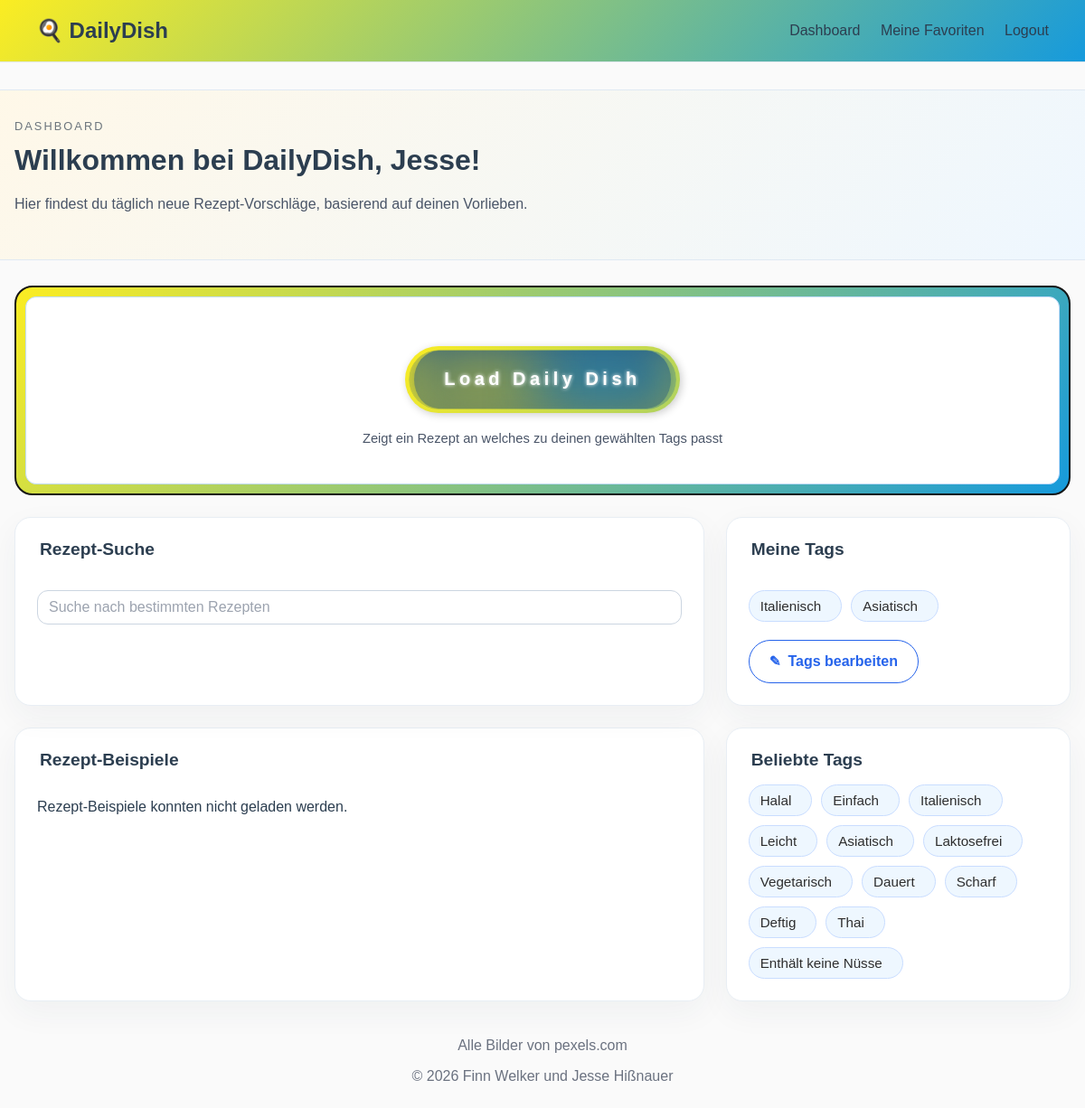
The app's page /dashboard (signed in) with its own data.
### models/user.py (models this page shows)
class User(Base):
    __tablename__ = "users"
    id = Column(Integer, primary_key=True, index=True)
    name = Column(String, unique=True, nullable=False)
    password = Column(String, nullable=False)
    tags = relationship("Tag", secondary="user_tags")
    favourite_recipes = relationship("Recipe", secondary="favourites")
    suggestion_history = relationship("SuggestionHistory")

### models/tag.py (models this page shows)
class Tag(Base):
    __tablename__ = "tags"
    id = Column(Integer, primary_key=True, index=True)
    name = Column(String, nullable=False)
    is_required = Column(Boolean, default=False, nullable=False)
    recipes = relationship("Recipe", secondary="recipe_tags", back_populates="tags")

### main.py (the view)
@app.get("/dashboard")
def dashboard(request: Request, db: Session = Depends(get_db)):
    user_id = request.cookies.get("user_id")
    current_user = None
    if user_id:
        try:
            user_id_value = int(user_id)
        except ValueError:
            user_id_value = None
        if user_id_value is not None:
            current_user = db.query(User).options(selectinload(User.tags)).filter(User.id == user_id_value).first()
            if current_user and not current_user.tags:
                return RedirectResponse(url="/choose-tags", status_code=303)
    request.state.user = current_user
    popularity_expr = (
        func.count(distinct(join_tables.user_tags.c.user_id))
        + func.count(distinct(join_tables.recipe_tags.c.recipe_id))
    )
    popular_tag_rows = (
        db.query(
            tag.Tag.name.label("name"),
            popularity_expr.label("usage_count"),
        )
        .outerjoin(join_tables.user_tags, tag.Tag.id == join_tables.user_tags.c.tag_id)
        .outerjoin(join_tables.recipe_tags, tag.Tag.id == join_tables.recipe_tags.c.tag_id)
        .group_by(tag.Tag.id, tag.Tag.name)
        .order_by(popularity_expr.desc(), tag.Tag.name.asc())
        .limit(12)
        .all()
    )
    popular_tags = [row.name for row in popular_tag_rows if row.name]
    return templates.TemplateResponse(
        request,
        "dashboard.html",
        {"request": request, "popular_tags": popular_tags},
    )

### templates/dashboard.html (shortened to what this page needs)
{% extends "base.html" %}
{% block content %}
<section class="dashboard-hero">
    <div>
        <div class="eyebrow">Dashboard</div>
        {% if user %}
            <h2>Willkommen bei DailyDish, {{ user.name }}!</h2>
        {% else %}
            <h2>Willkommen bei DailyDish</h2>
        {% endif %}
        <p>Hier findest du täglich neue Rezept-Vorschläge, basierend auf deinen Vorlieben.</p>
    </div>
</section>
{% if is_logged_in and user %}
<section class="daily-dish-section">
    <div class="daily-dish-card">
        <div class="daily-dish-inner-card">
            <div class="daily-dish-cta">
                <button id="load-daily-dish-button" class="daily-dish-button" type="button" data-user-id="{{ user.id }}">
                    <strong class="daily-dish-button-label">Load Daily Dish</strong>
                    <span class="daily-dish-stars-container" aria-hidden="true">
                    </span>
                    <span class="daily-dish-glow" aria-hidden="true">
                        <span class="daily-dish-circle"></span>
                        <span class="daily-dish-circle"></span>
                    </span>
                </button>
                <p class="daily-dish-cta-note">Zeigt ein Rezept an welches zu deinen gewählten Tags passt</p>
            </div>
        </div>
    </div>
</section>
{% endif %}
<section id="dashboard-content-stack" {% if user %}data-user-id="{{ user.id }}"{% endif %}>
    <div class="dashboard-top-grid">
        <div class="card recipe-search-card">
            <h3>Rezept-Suche</h3>
            <div class="recipe-search-field-wrap">
                <input id="recipe-search-input" class="recipe-search-input" type="text" placeholder="Suche nach bestimmten Rezepten" autocomplete="off">
            </div>
        </div>
        {% if is_logged_in and user %}
        <div class="card my-tags-card">
            <h3>Meine Tags</h3>
            {% if user.tags %}
            <div id="my-tags-list" class="tag-pill-list">
                {% for tag in user.tags %}
                <span class="tag-pill">{{ tag.name }}</span>
                {% endfor %}
            </div>
            {% else %}
            <div id="my-tags-list" class="tag-pill-list"></div>
            <p id="my-tags-empty">Du hast noch keine Tags ausgewählt.</p>
            {% endif %}
            <a class="button dashboard-edit-tags-button" href="/choose-tags">
                <span class="pen-icon" aria-hidden="true">✎</span>
                Tags bearbeiten
            </a>
        </div>
        {% else %}
        <div class="card my-tags-card">
            <h3>Meine Tags</h3>
            <p>Logge dich ein, um deine persönlichen Tags zu sehen und zu bearbeiten.</p>
            <a class="button dashboard-edit-tags-button" href="/login">Login</a>
        </div>
        {% endif %}
    </div>
<section id="recipe-examples-section" class="overview-grid">
    <div class="card">
        <h3>Rezept-Beispiele</h3>
        <div id="recipe-example-list" class="recipe-example-list">
        </div>
    </div>
    <div class="card">
        <h3>Beliebte Tags</h3>
        {% if popular_tags %}
        <div class="tag-pill-list">
            {% for tag_name in popular_tags %}
            <span class="tag-pill">{{ tag_name }}</span>
            {% endfor %}
        </div>
        {% else %}
        <p>Noch keine Tags vorhanden.</p>
        {% endif %}
    </div>
</section>
</section>
<footer>
    <p>Alle Bilder von pexels.com</p>
    <p>© 2026 Finn Welker und Jesse Hißnauer</p>
</footer>
{% endblock %}

### records on screen
User: name "Jesse"
Tag: name "Italienisch"
Tag: name "Asiatisch"
Tag: name "Halal"
Tag: name "Einfach"
Tag: name "Leicht"
Tag: name "Laktosefrei"
Tag: name "Vegetarisch"
Tag: name "Dauert"
Tag: name "Scharf"
Tag: name "Deftig"
Tag: name "Thai"
Tag: name "Enthält keine Nüsse"
